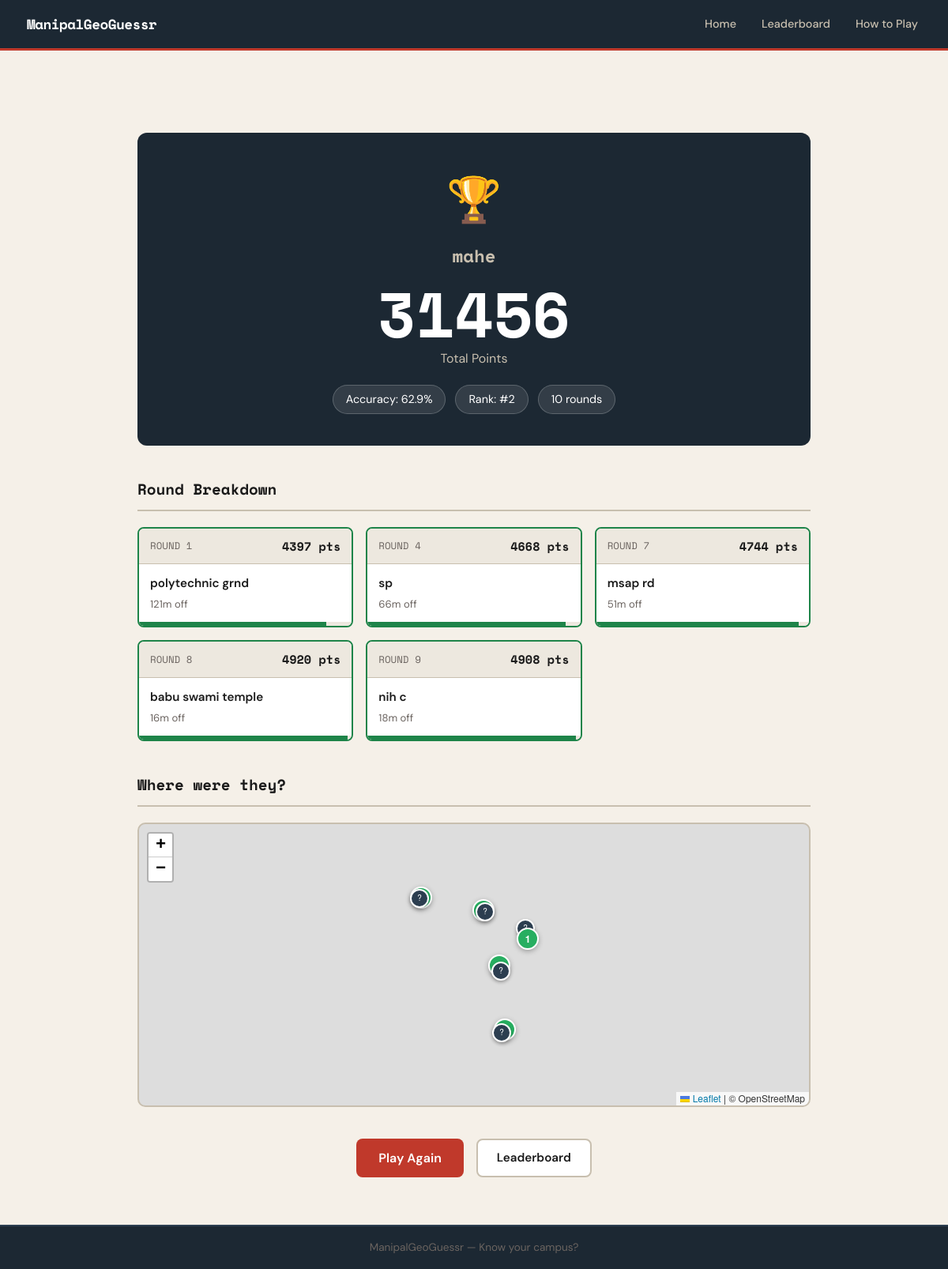
The app's page /game/3/result/ with its own data.
### game/models.py (models this page shows, shortened)
class GameSession(models.Model):
    nickname = models.CharField(max_length=50)
    total_score = models.IntegerField(default=0)
    rounds_played = models.IntegerField(default=0)
    total_rounds = models.IntegerField(default=5)
    is_complete = models.BooleanField(default=False)
    created_at = models.DateTimeField(auto_now_add=True)
    class Meta:
        ordering = ['-created_at']
    def get_accuracy(self):
        max_possible = self.total_rounds * 5000
        if max_possible == 0:
            return 0
        return round((self.total_score / max_possible) * 100, 1)

class GameRound(models.Model):
    session = models.ForeignKey(GameSession, on_delete=models.CASCADE, related_name='rounds')
    location = models.ForeignKey(Location, on_delete=models.CASCADE)
    guessed_lat = models.FloatField(null=True, blank=True)
    guessed_lng = models.FloatField(null=True, blank=True)
    distance_meters = models.FloatField(null=True, blank=True)
    score = models.IntegerField(default=0)
    round_number = models.IntegerField()
    completed = models.BooleanField(default=False)
    time_taken = models.IntegerField(default=0, help_text="Seconds taken")
    class Meta:
        ordering = ['round_number']

class Location(models.Model):
    name = models.CharField(max_length=200)
    description = models.TextField(blank=True)
    latitude = models.FloatField()
    longitude = models.FloatField()
    image = models.ImageField(upload_to='locations/', null=True, blank=True)
    image_url = models.URLField(blank=True, help_text="External image URL (alternative to upload)")
    hint = models.CharField(max_length=300, blank=True, help_text="Optional hint for this location")
    is_active = models.BooleanField(default=True)
    created_at = models.DateTimeField(auto_now_add=True)
    class Meta:
        ordering = ['name']

### game/views.py (the view)
# urls.py: path('game/<int:session_id>/result/', views.game_result, name='game_result'),
def game_result(request, session_id):
    session = get_object_or_404(GameSession, id=session_id)
    if not session.is_complete:
        current = session.rounds.filter(completed=False).first()
        if current:
            return redirect('game_round', session_id=session.id, round_num=current.round_number)
    rounds = session.rounds.all().order_by('round_number')
    rank = GameSession.objects.filter(
        is_complete=True,
        total_score__gt=session.total_score
    ).count() + 1
    context = {
        'session': session,
        'rounds': rounds,
        'rank': rank,
        'accuracy': session.get_accuracy(),
    }
    return render(request, 'game/result.html', context)

### templates/game/result.html (shortened to what this page needs)
{% extends 'base.html' %}
{% load static %}
{% block extra_head %}
<link rel="stylesheet" href="https://unpkg.com/leaflet@1.9.4/dist/leaflet.css" />
{% endblock %}
{% block content %}
<div class="result-page">
    <div class="result-hero">
        <div class="result-trophy">
            {% if session.total_score >= 20000 %}🏆
            {% elif session.total_score >= 12000 %}🥈
            {% elif session.total_score >= 6000 %}🥉
            {% endif %}
        </div>
        <h1 class="result-name">{{ session.nickname }}</h1>
        <div class="result-final-score">{{ session.total_score }}</div>
        <div class="result-score-label">Total Points</div>
        <div class="result-meta">
            <span class="meta-chip">Accuracy: {{ accuracy }}%</span>
            <span class="meta-chip">Rank: #{{ rank }}</span>
            <span class="meta-chip">{{ session.total_rounds }} rounds</span>
        </div>
    </div>
    <div class="rounds-breakdown">
        <h2 class="section-title">Round Breakdown</h2>
        <div class="rounds-grid">
            {% for r in rounds %}
            <div class="round-card {% if r.score >= 4000 %}round-great{% elif r.score >= 2000 %}round-ok{% else %}round-miss{% endif %}">
                <div class="round-card-header">
                    <span class="round-num-label">Round {{ r.round_number }}</span>
                    <span class="round-score-label">{{ r.score }} pts</span>
                </div>
                <div class="round-card-body">
                    <div class="round-location-name">{{ r.location.name }}</div>
                    <div class="round-distance">
                        {% if r.distance_meters %}
                            {% if r.distance_meters >= 1000 %}
                                {{ r.distance_meters|floatformat:0 }}m off
                            {% else %}
                                {{ r.distance_meters|floatformat:0 }}m off
                            {% endif %}
                        {% endif %}
                    </div>
                </div>
                <div class="round-score-bar">
                    <div class="round-score-fill" style="width: {% widthratio r.score 5000 100 %}%"></div>
                </div>
            </div>
            {% endfor %}
        </div>
    </div>
    <div class="result-map-section">
        <h2 class="section-title">Where were they?</h2>
        <div id="summaryMap" class="summary-map"></div>
    </div>
    <div class="result-cta">
        <a href="{% url 'home' %}" class="btn-primary">Play Again</a>
        <a href="{% url 'leaderboard' %}" class="btn-secondary">Leaderboard</a>
    </div>
</div>
{% endblock %}

### static/css/style.css (style rules this page uses)
:root { --bg: #f5f0e8; --surface: #ffffff; --surface-2: #ede8df; --border: #c8bfaf; --text: #1a1a1a; --text-muted: #6b6460; --accent: #c0392b; --accent-dark: #922b21; --accent-light: #f5b7b1; --green: #1e8449; --yellow: #b7770d; --blue: #1a5276; --navy: #1c2833; --radius: 8px; --shadow: 0 2px 8px rgba(0,0,0,0.12); --shadow-lg: 0 6px 24px rgba(0,0,0,0.15); }
*, *::before, *::after { box-sizing: border-box; margin: 0; padding: 0; }
html { scroll-behavior: smooth; }
body { font-family: 'DM Sans', sans-serif; background: var(--bg); color: var(--text); font-size: 16px; line-height: 1.6; min-height: 100vh; display: flex; flex-direction: column; }
.btn-primary { display: inline-block; background: var(--accent); color: #fff; border: none; padding: 12px 28px; border-radius: var(--radius); font-family: 'DM Sans', sans-serif; font-size: 1rem; font-weight: 600; cursor: pointer; text-decoration: none; transition: background 0.15s, transform 0.1s; text-align: center; }
.btn-secondary { display: inline-block; background: var(--surface); color: var(--text); border: 2px solid var(--border); padding: 10px 24px; border-radius: var(--radius); font-family: 'DM Sans', sans-serif; font-size: 0.95rem; font-weight: 600; cursor: pointer; text-decoration: none; transition: border-color 0.15s, background 0.15s; }
.section-title { font-family: 'Space Mono', monospace; font-size: 1.2rem; margin-bottom: 20px; padding-bottom: 10px; border-bottom: 2px solid var(--border); }
.result-page { max-width: 900px; margin: 0 auto; padding: 40px 24px 60px; }
.result-hero { text-align: center; padding: 40px 20px; background: var(--navy); border-radius: 12px; margin-bottom: 40px; color: #fff; }
.result-trophy { font-size: 3.5rem; margin-bottom: 8px; }
.result-name { font-family: 'Space Mono', monospace; font-size: 1.4rem; color: #c8bfaf; margin-bottom: 16px; }
.result-final-score { font-family: 'Space Mono', monospace; font-size: 5rem; font-weight: 700; color: #fff; line-height: 1; }
.result-score-label { font-size: 1rem; color: #c8bfaf; margin-bottom: 20px; margin-top: 4px; }
.result-meta { display: flex; gap: 12px; justify-content: center; flex-wrap: wrap; }
.meta-chip { background: rgba(255,255,255,0.1); border: 1px solid rgba(255,255,255,0.2); padding: 6px 16px; border-radius: 20px; font-size: 0.9rem; color: #fff; }
.rounds-breakdown { margin-bottom: 40px; }
.rounds-grid { display: grid; grid-template-columns: repeat(auto-fill, minmax(240px, 1fr)); gap: 16px; }
.round-card { background: var(--surface); border: 2px solid var(--border); border-radius: var(--radius); overflow: hidden; }
.round-card.round-great { border-color: var(--green); }
.round-card-header { padding: 10px 14px; display: flex; justify-content: space-between; align-items: center; background: var(--surface-2); border-bottom: 1px solid var(--border); }
.round-num-label { font-family: 'Space Mono', monospace; font-size: 0.78rem; color: var(--text-muted); text-transform: uppercase; }
.round-score-label { font-family: 'Space Mono', monospace; font-size: 0.95rem; font-weight: 700; color: var(--text); }
.round-card-body { padding: 12px 14px; }
.round-location-name { font-weight: 600; font-size: 0.95rem; color: var(--text); margin-bottom: 4px; }
.round-distance { font-size: 0.82rem; color: var(--text-muted); }
.round-score-bar { height: 5px; background: var(--surface-2); }
.round-score-fill { height: 100%; background: var(--green); transition: width 0.6s ease; }
.result-map-section { margin-bottom: 40px; }
.summary-map { height: 360px; border-radius: 10px; border: 2px solid var(--border); overflow: hidden; }
.result-cta { display: flex; gap: 16px; justify-content: center; flex-wrap: wrap; }

### records on screen
GameSession: nickname "mahe", total_score "31456", total_rounds "10"
GameRound: round_number "1", score "4397", location.name "polytechnic grnd", distance_meters "121"
GameRound: round_number "4", score "4668", location.name "sp", distance_meters "66"
GameRound: round_number "7", score "4744", location.name "msap rd", distance_meters "51"
GameRound: round_number "8", score "4920", location.name "babu swami temple", distance_meters "16"
GameRound: round_number "9", score "4908", location.name "nih c", distance_meters "18"

### other values on screen
{{ accuracy }} "62.9"
{{ rank }} "2"
